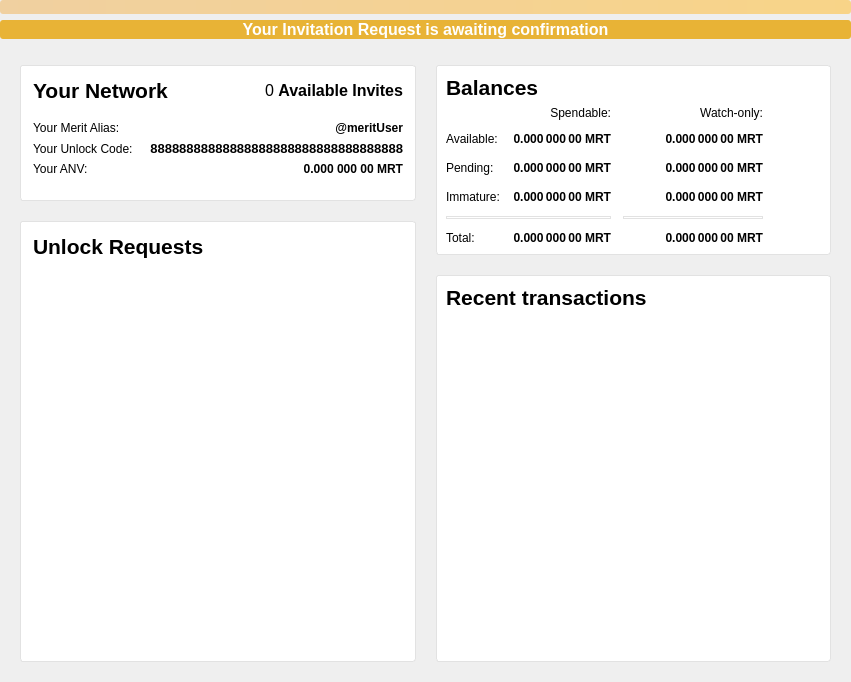
<?xml version="1.0" encoding="UTF-8"?>
<ui version="4.0">
 <class>OverviewPage</class>
 <widget class="QWidget" name="OverviewPage">
  <property name="geometry">
   <rect>
    <x>0</x>
    <y>0</y>
    <width>851</width>
    <height>682</height>
   </rect>
  </property>
  <property name="windowTitle">
   <string>Form</string>
  </property>
  <property name="styleSheet">
   <string notr="true">QFrame {
  background-color: white;
  border-radius: 3px;
  border: 1px solid #E2E2E2;
}

QLabel {
  border: none;
}

QListView {
  border: none;
}</string>
  </property>
  <layout class="QVBoxLayout" name="topLayout">
   <property name="leftMargin">
    <number>0</number>
   </property>
   <property name="topMargin">
    <number>0</number>
   </property>
   <property name="rightMargin">
    <number>0</number>
   </property>
   <property name="bottomMargin">
    <number>0</number>
   </property>
   <item>
    <widget class="QLabel" name="labelAlerts">
     <property name="visible">
      <bool>false</bool>
     </property>
     <property name="styleSheet">
      <string notr="true">QLabel { background-color: qlineargradient(x1: 0, y1: 0, x2: 1, y2: 0, stop:0 #F0D0A0, stop:1 #F8D488); color:#000000; }</string>
     </property>
     <property name="wordWrap">
      <bool>true</bool>
     </property>
     <property name="margin">
      <number>3</number>
     </property>
     <property name="textInteractionFlags">
      <set>Qt::TextSelectableByMouse</set>
     </property>
    </widget>
   </item>
   <item>
    <widget class="QLabel" name="inviteNotice">
     <property name="styleSheet">
      <string notr="true">color: rgb(255, 255, 255);
background-color: rgb(232, 179, 54);</string>
     </property>
     <property name="text">
      <string>&lt;html&gt;&lt;head/&gt;&lt;body&gt;&lt;p align=&quot;center&quot;&gt;&lt;span style=&quot; font-size:12pt; font-weight:600;&quot;&gt;Your Invitation Request is awaiting confirmation&lt;/span&gt;&lt;/p&gt;&lt;/body&gt;&lt;/html&gt;</string>
     </property>
     <property name="margin">
      <number>10</number>
     </property>
    </widget>
   </item>
   <item>
    <layout class="QHBoxLayout" name="horizontalLayout" stretch="1,1">
     <property name="spacing">
      <number>20</number>
     </property>
     <property name="leftMargin">
      <number>20</number>
     </property>
     <property name="topMargin">
      <number>20</number>
     </property>
     <property name="rightMargin">
      <number>20</number>
     </property>
     <property name="bottomMargin">
      <number>20</number>
     </property>
     <item>
      <layout class="QVBoxLayout" name="verticalLayout_2">
       <property name="spacing">
        <number>20</number>
       </property>
       <property name="topMargin">
        <number>0</number>
       </property>
       <item>
        <widget class="QFrame" name="networkFrame">
         <property name="frameShape">
          <enum>QFrame::StyledPanel</enum>
         </property>
         <property name="frameShadow">
          <enum>QFrame::Raised</enum>
         </property>
         <layout class="QVBoxLayout" name="unlockCodeFrame">
          <property name="leftMargin">
           <number>12</number>
          </property>
          <property name="topMargin">
           <number>12</number>
          </property>
          <property name="rightMargin">
           <number>12</number>
          </property>
          <property name="bottomMargin">
           <number>12</number>
          </property>
          <item>
           <layout class="QHBoxLayout" name="horizontalLayout_5">
            <item>
             <widget class="QLabel" name="label">
              <property name="font">
               <font>
                <pointsize>16</pointsize>
                <weight>75</weight>
                <bold>true</bold>
               </font>
              </property>
              <property name="text">
               <string>Your Network</string>
              </property>
             </widget>
            </item>
            <item>
             <widget class="QPushButton" name="networkAlertLabel">
              <property name="maximumSize">
               <size>
                <width>30</width>
                <height>16777215</height>
               </size>
              </property>
              <property name="toolTip">
               <string>The displayed information may be out of date. Your wallet automatically synchronizes with the Merit network after a connection is established, but this process has not completed yet.</string>
              </property>
              <property name="text">
               <string/>
              </property>
              <property name="icon">
               <iconset resource="../merit.qrc">
                <normaloff>:/icons/warning</normaloff>:/icons/warning</iconset>
              </property>
              <property name="iconSize">
               <size>
                <width>24</width>
                <height>24</height>
               </size>
              </property>
              <property name="flat">
               <bool>true</bool>
              </property>
             </widget>
            </item>
            <item>
             <spacer name="horizontalSpacer_5">
              <property name="orientation">
               <enum>Qt::Horizontal</enum>
              </property>
              <property name="sizeHint" stdset="0">
               <size>
                <width>40</width>
                <height>20</height>
               </size>
              </property>
             </spacer>
            </item>
            <item>
             <widget class="QLabel" name="inviteBalance">
              <property name="text">
               <string>&lt;html&gt;&lt;head/&gt;&lt;body&gt;&lt;p&gt;&lt;span style=&quot; font-size:12pt;&quot;&gt;0 &lt;/span&gt;&lt;span style=&quot; font-size:12pt; font-weight:600;&quot;&gt;Available Invites&lt;/span&gt;&lt;/p&gt;&lt;/body&gt;&lt;/html&gt;</string>
              </property>
             </widget>
            </item>
           </layout>
          </item>
          <item>
           <layout class="QGridLayout" name="gridLayout_2" columnstretch="0,0" columnminimumwidth="0,0">
            <property name="topMargin">
             <number>12</number>
            </property>
            <property name="bottomMargin">
             <number>12</number>
            </property>
            <item row="0" column="1">
             <widget class="QLabel" name="aliasFieldLabel">
              <property name="font">
               <font>
                <weight>75</weight>
                <bold>true</bold>
               </font>
              </property>
              <property name="text">
               <string>@meritUser</string>
              </property>
              <property name="alignment">
               <set>Qt::AlignRight|Qt::AlignTrailing|Qt::AlignVCenter</set>
              </property>
             </widget>
            </item>
            <item row="0" column="0">
             <widget class="QLabel" name="aliasTitleLabel">
              <property name="sizePolicy">
               <sizepolicy hsizetype="Maximum" vsizetype="Preferred">
                <horstretch>0</horstretch>
                <verstretch>0</verstretch>
               </sizepolicy>
              </property>
              <property name="text">
               <string>Your Merit Alias:</string>
              </property>
             </widget>
            </item>
            <item row="2" column="0">
             <widget class="QLabel" name="label_9">
              <property name="text">
               <string>Your ANV:</string>
              </property>
             </widget>
            </item>
            <item row="1" column="0">
             <widget class="QLabel" name="label_7">
              <property name="text">
               <string>Your Unlock Code:</string>
              </property>
             </widget>
            </item>
            <item row="2" column="1">
             <widget class="QLabel" name="anvFieldLabel">
              <property name="font">
               <font>
                <weight>75</weight>
                <bold>true</bold>
               </font>
              </property>
              <property name="text">
               <string>0.000 000 00 MRT</string>
              </property>
              <property name="alignment">
               <set>Qt::AlignRight|Qt::AlignTrailing|Qt::AlignVCenter</set>
              </property>
             </widget>
            </item>
            <item row="1" column="1">
             <widget class="QLabel" name="unlockCodeFieldLabel">
              <property name="sizePolicy">
               <sizepolicy hsizetype="Preferred" vsizetype="Preferred">
                <horstretch>0</horstretch>
                <verstretch>0</verstretch>
               </sizepolicy>
              </property>
              <property name="font">
               <font>
                <pointsize>10</pointsize>
                <weight>75</weight>
                <bold>true</bold>
               </font>
              </property>
              <property name="text">
               <string>88888888888888888888888888888888888</string>
              </property>
              <property name="alignment">
               <set>Qt::AlignRight|Qt::AlignTrailing|Qt::AlignVCenter</set>
              </property>
             </widget>
            </item>
           </layout>
          </item>
         </layout>
        </widget>
       </item>
       <item>
        <widget class="QFrame" name="unlockRequestFrame">
         <property name="frameShape">
          <enum>QFrame::StyledPanel</enum>
         </property>
         <property name="frameShadow">
          <enum>QFrame::Raised</enum>
         </property>
         <layout class="QVBoxLayout" name="verticalLayout_5">
          <property name="leftMargin">
           <number>12</number>
          </property>
          <property name="topMargin">
           <number>12</number>
          </property>
          <property name="rightMargin">
           <number>12</number>
          </property>
          <property name="bottomMargin">
           <number>12</number>
          </property>
          <item>
           <layout class="QHBoxLayout" name="horizontalLayout_3">
            <property name="leftMargin">
             <number>0</number>
            </property>
            <property name="topMargin">
             <number>0</number>
            </property>
            <property name="rightMargin">
             <number>0</number>
            </property>
            <property name="bottomMargin">
             <number>0</number>
            </property>
            <item>
             <widget class="QLabel" name="label_6">
              <property name="font">
               <font>
                <pointsize>16</pointsize>
                <weight>75</weight>
                <bold>true</bold>
                <kerning>true</kerning>
               </font>
              </property>
              <property name="text">
               <string>Unlock Requests</string>
              </property>
             </widget>
            </item>
            <item>
             <widget class="QPushButton" name="requestsAlertLabel">
              <property name="maximumSize">
               <size>
                <width>30</width>
                <height>16777215</height>
               </size>
              </property>
              <property name="toolTip">
               <string>The displayed information may be out of date. Your wallet automatically synchronizes with the Merit network after a connection is established, but this process has not completed yet.</string>
              </property>
              <property name="text">
               <string/>
              </property>
              <property name="icon">
               <iconset resource="../merit.qrc">
                <normaloff>:/icons/warning</normaloff>:/icons/warning</iconset>
              </property>
              <property name="iconSize">
               <size>
                <width>24</width>
                <height>24</height>
               </size>
              </property>
              <property name="flat">
               <bool>true</bool>
              </property>
             </widget>
            </item>
            <item>
             <spacer name="horizontalSpacer_4">
              <property name="orientation">
               <enum>Qt::Horizontal</enum>
              </property>
              <property name="sizeHint" stdset="0">
               <size>
                <width>40</width>
                <height>20</height>
               </size>
              </property>
             </spacer>
            </item>
           </layout>
          </item>
          <item>
           <widget class="QListView" name="listNetwork">
            <property name="styleSheet">
             <string notr="true">QListView { background: transparent; }</string>
            </property>
            <property name="frameShape">
             <enum>QFrame::NoFrame</enum>
            </property>
            <property name="verticalScrollBarPolicy">
             <enum>Qt::ScrollBarAsNeeded</enum>
            </property>
            <property name="horizontalScrollBarPolicy">
             <enum>Qt::ScrollBarAlwaysOff</enum>
            </property>
            <property name="sizeAdjustPolicy">
             <enum>QAbstractScrollArea::AdjustToContents</enum>
            </property>
            <property name="selectionMode">
             <enum>QAbstractItemView::NoSelection</enum>
            </property>
           </widget>
          </item>
         </layout>
        </widget>
       </item>
      </layout>
     </item>
     <item>
      <layout class="QVBoxLayout" name="verticalLayout_3">
       <item>
        <widget class="QFrame" name="balanceFrame">
         <property name="styleSheet">
          <string notr="true"/>
         </property>
         <property name="frameShape">
          <enum>QFrame::StyledPanel</enum>
         </property>
         <property name="frameShadow">
          <enum>QFrame::Raised</enum>
         </property>
         <layout class="QVBoxLayout" name="verticalLayout_4">
          <item>
           <layout class="QHBoxLayout" name="horizontalLayout_4">
            <item>
             <widget class="QLabel" name="label_5">
              <property name="font">
               <font>
                <pointsize>16</pointsize>
                <weight>75</weight>
                <bold>true</bold>
               </font>
              </property>
              <property name="text">
               <string>Balances</string>
              </property>
             </widget>
            </item>
            <item>
             <widget class="QPushButton" name="labelWalletStatus">
              <property name="enabled">
               <bool>true</bool>
              </property>
              <property name="maximumSize">
               <size>
                <width>30</width>
                <height>16777215</height>
               </size>
              </property>
              <property name="toolTip">
               <string>The displayed information may be out of date. Your wallet automatically synchronizes with the Merit network after a connection is established, but this process has not completed yet.</string>
              </property>
              <property name="text">
               <string/>
              </property>
              <property name="icon">
               <iconset resource="../merit.qrc">
                <normaloff>:/icons/warning</normaloff>
                <disabledoff>:/icons/warning</disabledoff>:/icons/warning</iconset>
              </property>
              <property name="iconSize">
               <size>
                <width>24</width>
                <height>24</height>
               </size>
              </property>
              <property name="flat">
               <bool>true</bool>
              </property>
             </widget>
            </item>
            <item>
             <spacer name="horizontalSpacer_3">
              <property name="orientation">
               <enum>Qt::Horizontal</enum>
              </property>
              <property name="sizeHint" stdset="0">
               <size>
                <width>40</width>
                <height>20</height>
               </size>
              </property>
             </spacer>
            </item>
           </layout>
          </item>
          <item>
           <layout class="QGridLayout" name="gridLayout">
            <property name="spacing">
             <number>12</number>
            </property>
            <item row="2" column="2">
             <widget class="QLabel" name="labelWatchPending">
              <property name="font">
               <font>
                <weight>75</weight>
                <bold>true</bold>
               </font>
              </property>
              <property name="cursor">
               <cursorShape>IBeamCursor</cursorShape>
              </property>
              <property name="toolTip">
               <string>Unconfirmed transactions to watch-only addresses</string>
              </property>
              <property name="text">
               <string notr="true">0.000 000 00 MRT</string>
              </property>
              <property name="alignment">
               <set>Qt::AlignRight|Qt::AlignTrailing|Qt::AlignVCenter</set>
              </property>
              <property name="textInteractionFlags">
               <set>Qt::LinksAccessibleByMouse|Qt::TextSelectableByKeyboard|Qt::TextSelectableByMouse</set>
              </property>
             </widget>
            </item>
            <item row="2" column="1">
             <widget class="QLabel" name="labelUnconfirmed">
              <property name="font">
               <font>
                <weight>75</weight>
                <bold>true</bold>
               </font>
              </property>
              <property name="cursor">
               <cursorShape>IBeamCursor</cursorShape>
              </property>
              <property name="toolTip">
               <string>Total of transactions that have yet to be confirmed, and do not yet count toward the spendable balance</string>
              </property>
              <property name="text">
               <string notr="true">0.000 000 00 MRT</string>
              </property>
              <property name="alignment">
               <set>Qt::AlignRight|Qt::AlignTrailing|Qt::AlignVCenter</set>
              </property>
              <property name="textInteractionFlags">
               <set>Qt::LinksAccessibleByMouse|Qt::TextSelectableByKeyboard|Qt::TextSelectableByMouse</set>
              </property>
             </widget>
            </item>
            <item row="3" column="2">
             <widget class="QLabel" name="labelWatchImmature">
              <property name="font">
               <font>
                <weight>75</weight>
                <bold>true</bold>
               </font>
              </property>
              <property name="cursor">
               <cursorShape>IBeamCursor</cursorShape>
              </property>
              <property name="toolTip">
               <string>Mined balance in watch-only addresses that has not yet matured</string>
              </property>
              <property name="text">
               <string notr="true">0.000 000 00 MRT</string>
              </property>
              <property name="alignment">
               <set>Qt::AlignRight|Qt::AlignTrailing|Qt::AlignVCenter</set>
              </property>
              <property name="textInteractionFlags">
               <set>Qt::LinksAccessibleByMouse|Qt::TextSelectableByKeyboard|Qt::TextSelectableByMouse</set>
              </property>
             </widget>
            </item>
            <item row="4" column="0" colspan="2">
             <widget class="Line" name="line">
              <property name="orientation">
               <enum>Qt::Horizontal</enum>
              </property>
             </widget>
            </item>
            <item row="4" column="2">
             <widget class="Line" name="lineWatchBalance">
              <property name="sizePolicy">
               <sizepolicy hsizetype="Preferred" vsizetype="Fixed">
                <horstretch>0</horstretch>
                <verstretch>0</verstretch>
               </sizepolicy>
              </property>
              <property name="minimumSize">
               <size>
                <width>140</width>
                <height>0</height>
               </size>
              </property>
              <property name="orientation">
               <enum>Qt::Horizontal</enum>
              </property>
             </widget>
            </item>
            <item row="5" column="0">
             <widget class="QLabel" name="labelTotalText">
              <property name="text">
               <string>Total:</string>
              </property>
             </widget>
            </item>
            <item row="3" column="1">
             <widget class="QLabel" name="labelImmature">
              <property name="font">
               <font>
                <weight>75</weight>
                <bold>true</bold>
               </font>
              </property>
              <property name="cursor">
               <cursorShape>IBeamCursor</cursorShape>
              </property>
              <property name="toolTip">
               <string>Mined balance that has not yet matured</string>
              </property>
              <property name="text">
               <string notr="true">0.000 000 00 MRT</string>
              </property>
              <property name="alignment">
               <set>Qt::AlignRight|Qt::AlignTrailing|Qt::AlignVCenter</set>
              </property>
              <property name="textInteractionFlags">
               <set>Qt::LinksAccessibleByMouse|Qt::TextSelectableByKeyboard|Qt::TextSelectableByMouse</set>
              </property>
             </widget>
            </item>
            <item row="2" column="3">
             <spacer name="horizontalSpacer_2">
              <property name="orientation">
               <enum>Qt::Horizontal</enum>
              </property>
              <property name="sizeHint" stdset="0">
               <size>
                <width>40</width>
                <height>20</height>
               </size>
              </property>
             </spacer>
            </item>
            <item row="3" column="0">
             <widget class="QLabel" name="labelImmatureText">
              <property name="text">
               <string>Immature:</string>
              </property>
             </widget>
            </item>
            <item row="5" column="1">
             <widget class="QLabel" name="labelTotal">
              <property name="font">
               <font>
                <weight>75</weight>
                <bold>true</bold>
               </font>
              </property>
              <property name="cursor">
               <cursorShape>IBeamCursor</cursorShape>
              </property>
              <property name="toolTip">
               <string>Your current total balance</string>
              </property>
              <property name="text">
               <string notr="true">0.000 000 00 MRT</string>
              </property>
              <property name="alignment">
               <set>Qt::AlignRight|Qt::AlignTrailing|Qt::AlignVCenter</set>
              </property>
              <property name="textInteractionFlags">
               <set>Qt::LinksAccessibleByMouse|Qt::TextSelectableByKeyboard|Qt::TextSelectableByMouse</set>
              </property>
             </widget>
            </item>
            <item row="5" column="2">
             <widget class="QLabel" name="labelWatchTotal">
              <property name="font">
               <font>
                <weight>75</weight>
                <bold>true</bold>
               </font>
              </property>
              <property name="cursor">
               <cursorShape>IBeamCursor</cursorShape>
              </property>
              <property name="toolTip">
               <string>Current total balance in watch-only addresses</string>
              </property>
              <property name="text">
               <string notr="true">0.000 000 00 MRT</string>
              </property>
              <property name="alignment">
               <set>Qt::AlignRight|Qt::AlignTrailing|Qt::AlignVCenter</set>
              </property>
              <property name="textInteractionFlags">
               <set>Qt::LinksAccessibleByMouse|Qt::TextSelectableByKeyboard|Qt::TextSelectableByMouse</set>
              </property>
             </widget>
            </item>
            <item row="0" column="2">
             <widget class="QLabel" name="labelWatchonly">
              <property name="text">
               <string>Watch-only:</string>
              </property>
              <property name="alignment">
               <set>Qt::AlignRight|Qt::AlignTrailing|Qt::AlignVCenter</set>
              </property>
             </widget>
            </item>
            <item row="1" column="0">
             <widget class="QLabel" name="labelBalanceText">
              <property name="text">
               <string>Available:</string>
              </property>
             </widget>
            </item>
            <item row="1" column="1">
             <widget class="QLabel" name="labelBalance">
              <property name="font">
               <font>
                <weight>75</weight>
                <bold>true</bold>
               </font>
              </property>
              <property name="cursor">
               <cursorShape>IBeamCursor</cursorShape>
              </property>
              <property name="toolTip">
               <string>Your current spendable balance</string>
              </property>
              <property name="text">
               <string notr="true">0.000 000 00 MRT</string>
              </property>
              <property name="alignment">
               <set>Qt::AlignRight|Qt::AlignTrailing|Qt::AlignVCenter</set>
              </property>
              <property name="textInteractionFlags">
               <set>Qt::LinksAccessibleByMouse|Qt::TextSelectableByKeyboard|Qt::TextSelectableByMouse</set>
              </property>
             </widget>
            </item>
            <item row="1" column="2">
             <widget class="QLabel" name="labelWatchAvailable">
              <property name="font">
               <font>
                <weight>75</weight>
                <bold>true</bold>
               </font>
              </property>
              <property name="cursor">
               <cursorShape>IBeamCursor</cursorShape>
              </property>
              <property name="toolTip">
               <string>Your current balance in watch-only addresses</string>
              </property>
              <property name="text">
               <string notr="true">0.000 000 00 MRT</string>
              </property>
              <property name="alignment">
               <set>Qt::AlignRight|Qt::AlignTrailing|Qt::AlignVCenter</set>
              </property>
              <property name="textInteractionFlags">
               <set>Qt::LinksAccessibleByMouse|Qt::TextSelectableByKeyboard|Qt::TextSelectableByMouse</set>
              </property>
             </widget>
            </item>
            <item row="2" column="0">
             <widget class="QLabel" name="labelPendingText">
              <property name="text">
               <string>Pending:</string>
              </property>
             </widget>
            </item>
            <item row="0" column="1">
             <widget class="QLabel" name="labelSpendable">
              <property name="text">
               <string>Spendable:</string>
              </property>
              <property name="alignment">
               <set>Qt::AlignRight|Qt::AlignTrailing|Qt::AlignVCenter</set>
              </property>
             </widget>
            </item>
           </layout>
          </item>
         </layout>
        </widget>
       </item>
       <item>
        <widget class="QFrame" name="transactionsFrame">
         <property name="styleSheet">
          <string notr="true"/>
         </property>
         <property name="frameShape">
          <enum>QFrame::StyledPanel</enum>
         </property>
         <property name="frameShadow">
          <enum>QFrame::Raised</enum>
         </property>
         <layout class="QVBoxLayout" name="verticalLayout">
          <item>
           <layout class="QHBoxLayout" name="horizontalLayout_2">
            <item>
             <widget class="QLabel" name="label_4">
              <property name="font">
               <font>
                <pointsize>16</pointsize>
                <weight>75</weight>
                <bold>true</bold>
               </font>
              </property>
              <property name="text">
               <string>Recent transactions</string>
              </property>
             </widget>
            </item>
            <item>
             <widget class="QPushButton" name="labelTransactionsStatus">
              <property name="enabled">
               <bool>true</bool>
              </property>
              <property name="maximumSize">
               <size>
                <width>30</width>
                <height>16777215</height>
               </size>
              </property>
              <property name="toolTip">
               <string>The displayed information may be out of date. Your wallet automatically synchronizes with the Merit network after a connection is established, but this process has not completed yet.</string>
              </property>
              <property name="text">
               <string/>
              </property>
              <property name="icon">
               <iconset resource="../merit.qrc">
                <normaloff>:/icons/warning</normaloff>
                <disabledoff>:/icons/warning</disabledoff>:/icons/warning</iconset>
              </property>
              <property name="iconSize">
               <size>
                <width>24</width>
                <height>24</height>
               </size>
              </property>
              <property name="flat">
               <bool>true</bool>
              </property>
             </widget>
            </item>
            <item>
             <spacer name="horizontalSpacer">
              <property name="orientation">
               <enum>Qt::Horizontal</enum>
              </property>
              <property name="sizeHint" stdset="0">
               <size>
                <width>40</width>
                <height>20</height>
               </size>
              </property>
             </spacer>
            </item>
           </layout>
          </item>
          <item>
           <widget class="QListView" name="listTransactions">
            <property name="styleSheet">
             <string notr="true">QListView { background: transparent; }</string>
            </property>
            <property name="frameShape">
             <enum>QFrame::NoFrame</enum>
            </property>
            <property name="verticalScrollBarPolicy">
             <enum>Qt::ScrollBarAsNeeded</enum>
            </property>
            <property name="horizontalScrollBarPolicy">
             <enum>Qt::ScrollBarAlwaysOff</enum>
            </property>
            <property name="sizeAdjustPolicy">
             <enum>QAbstractScrollArea::AdjustToContents</enum>
            </property>
            <property name="selectionMode">
             <enum>QAbstractItemView::NoSelection</enum>
            </property>
           </widget>
          </item>
         </layout>
        </widget>
       </item>
      </layout>
     </item>
    </layout>
   </item>
  </layout>
 </widget>
 <resources>
  <include location="../merit.qrc"/>
 </resources>
 <connections/>
</ui>
